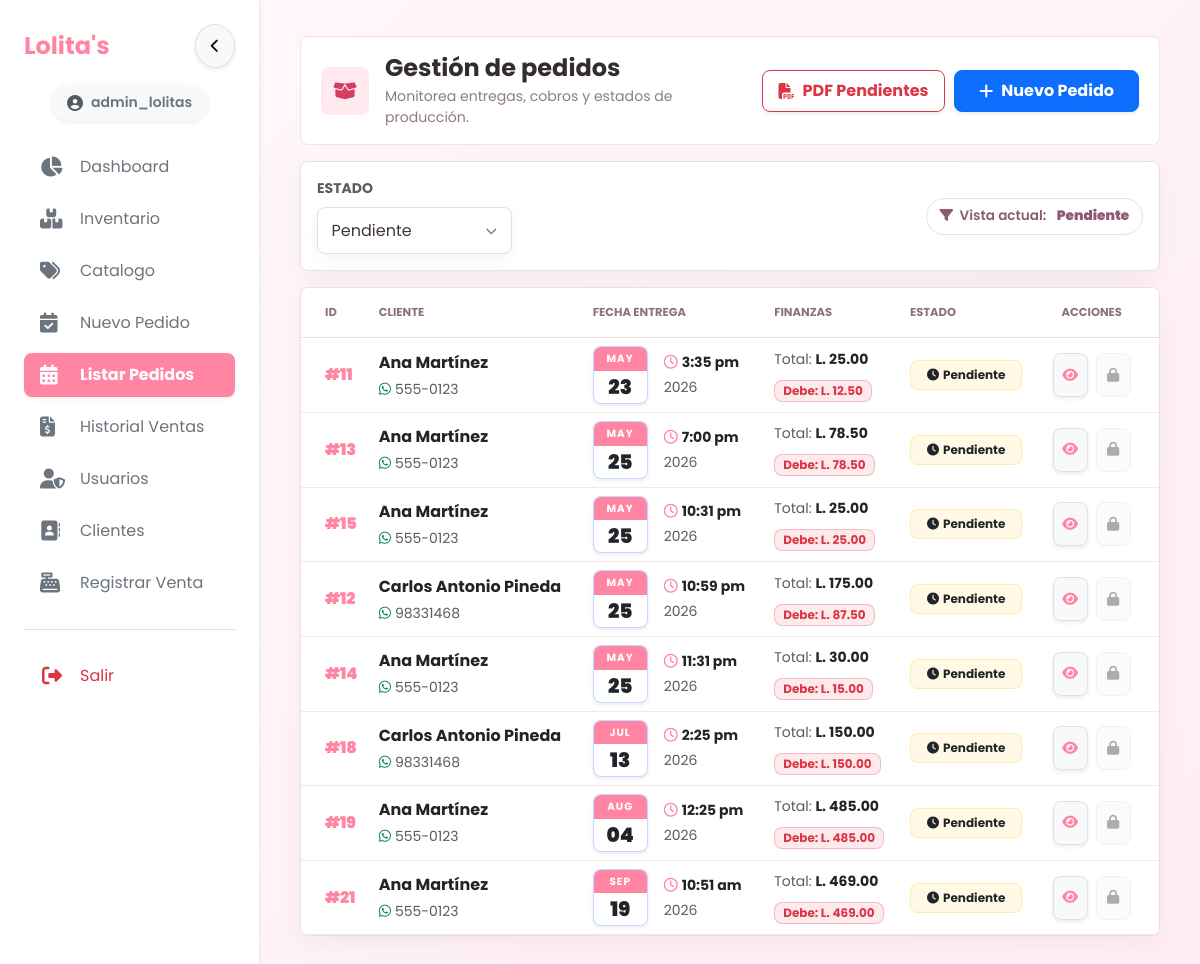
The page /index.php?view=pedidos-lista (signed in) on the database its author committed.
### tables this page shows
CREATE TABLE `pedidos` (
  `id_pedido` int NOT NULL AUTO_INCREMENT,
  `id_cliente` int NOT NULL,
  `id_sucursal` int NOT NULL,
  `id_usuario` int NOT NULL,
  `fecha_registro` timestamp NULL DEFAULT CURRENT_TIMESTAMP,
  `fecha_entrega` datetime NOT NULL,
  `estado` enum('Pendiente','Terminado','Entregado','Cancelado') NOT NULL DEFAULT 'Pendiente',
  `total_pedido` decimal(10,2) DEFAULT '0.00',
  `observaciones_generales` text,
  `monto_abonado` decimal(10,2) DEFAULT '0.00',
  `saldo_pendiente` decimal(10,2) DEFAULT '0.00',
  `estado_pago` enum('Pendiente','Abonado','Pagado') DEFAULT 'Pendiente',
  PRIMARY KEY (`id_pedido`),
  KEY `id_cliente` (`id_cliente`),
  KEY `id_usuario` (`id_usuario`),
  KEY `idx_pedidos_sucursal_estado_entrega` (`id_sucursal`,`estado`,`fecha_entrega`),
  KEY `idx_pedidos_sucursal_registro` (`id_sucursal`,`fecha_registro`),
  CONSTRAINT `pedidos_ibfk_1` FOREIGN KEY (`id_cliente`) REFERENCES `clientes` (`id_cliente`),
  CONSTRAINT `pedidos_ibfk_2` FOREIGN KEY (`id_sucursal`) REFERENCES `sucursales` (`id_sucursal`),
  CONSTRAINT `pedidos_ibfk_3` FOREIGN KEY (`id_usuario`) REFERENCES `usuarios` (`id_usuario`)
);

CREATE TABLE `clientes` (
  `id_cliente` int NOT NULL AUTO_INCREMENT,
  `nombre_completo` varchar(150) NOT NULL,
  `telefono` varchar(20) DEFAULT NULL,
  `email` varchar(100) DEFAULT NULL,
  `estado` enum('Activo','Inactivo') NOT NULL DEFAULT 'Activo',
  PRIMARY KEY (`id_cliente`),
  KEY `idx_clientes_estado_nombre` (`estado`,`nombre_completo`)
);

### app/Security/Auth.php (called while the page is built, shortened)
<?php
final class Auth
{
    public static function hasPermission(string $permission): bool
    {
        $role = (int) ($_SESSION['id_rol'] ?? 0);
        $permissions = isset($_SESSION['permissions']) && is_array($_SESSION['permissions'])
            ? $_SESSION['permissions']
            : (self::ROLE_PERMISSIONS[$role] ?? []);
        return in_array('*', $permissions, true) || in_array($permission, $permissions, true);
    }
    public static function allowedBranches(?string $permission = null): ?array
    {
        return self::sessionBranches();
    }
    private static function sessionBranches(): array
    {
        $branches = array_map('intval', $_SESSION['sucursales'] ?? []);
        $singleBranch = (int) ($_SESSION['id_sucursal'] ?? 0);
        return array_values(array_unique(array_filter($branches, static fn (int $id): bool => $id > 0)));
    }
}

### app/Security/OrderStatusPolicy.php (called while the page is built, shortened)
<?php
final class OrderStatusPolicy
{
    public static function filterStates(): array
    {
        return ['Todos', self::PENDING, self::FINISHED, self::DELIVERED];
    }
}

### app/Support/Env.php (called while the page is built, shortened)
<?php
final class Env
{
    public static function get(string $name, ?string $default = null): ?string
    {
        if (array_key_exists($name, $_ENV)) {
            return (string) $_ENV[$name];
        }
        $value = getenv($name);
        return $value === false ? $default : (string) $value;
    }
}

### app/core/Database.php (called while the page is built, shortened)
<?php
require_once __DIR__ . '/../bootstrap.php';
class Database
{
    public function getConnection(): PDO
    {
        $host = Env::get('DB_HOST', '127.0.0.1');
        $port = Env::get('DB_PORT', '3306');
        $database = Env::get('DB_DATABASE', 'lolitas_db');
        $username = Env::get('DB_USERNAME', 'root');
        $password = Env::get('DB_PASSWORD', '');
        $this->conn = new PDO(
            "mysql:host={$host};port={$port};dbname={$database};charset=utf8mb4",
            $username,
            $password,
            [
                PDO::ATTR_ERRMODE => PDO::ERRMODE_EXCEPTION,
                PDO::ATTR_DEFAULT_FETCH_MODE => PDO::FETCH_ASSOC,
                PDO::ATTR_EMULATE_PREPARES => false,
                PDO::ATTR_STRINGIFY_FETCHES => false,
            ]
        );
        $timezone = new DateTimeZone(date_default_timezone_get());
        $offset = (new DateTimeImmutable('now', $timezone))->format('P');
        $this->conn->exec('SET time_zone = ' . $this->conn->quote($offset));
        return $this->conn;
    }
}

### app/controllers/PedidoController.php (called while the page is built, shortened)
<?php
require_once __DIR__ . '/../core/Database.php';
final class PedidoController
{
    private PDO $db;
    public function __construct()
    {
        $this->db = (new Database())->getConnection();
    }
    public function listarTodos(string $estado = 'Todos'): array
    {
        $allowedStates = OrderStatusPolicy::filterStates();
        $conditions = [];
        $params = [];
        if ($estado !== 'Todos') {
            $conditions[] = 'p.estado = :estado';
            $params[':estado'] = $estado;
        }
        $scope = $this->branchScope('p.id_sucursal', Auth::allowedBranches('orders.view'), $params, 'list');
        if ($scope !== '') $conditions[] = substr($scope, 5);
        $sql = "SELECT p.*, c.nombre_completo AS nombre_cliente, c.telefono
                FROM pedidos p JOIN clientes c ON c.id_cliente = p.id_cliente";
        if ($conditions !== []) $sql .= ' WHERE ' . implode(' AND ', $conditions);
        $sql .= ' ORDER BY p.fecha_entrega ASC';
        $stmt = $this->db->prepare($sql);
        $stmt->execute($params);
        return $stmt->fetchAll(PDO::FETCH_ASSOC);
    }
    private function branchScope(string $column, ?array $allowed, array &$params, string $prefix): string
    {
        $holders = [];
        foreach ($allowed as $index => $branchId) {
            $key = ':' . $prefix . '_branch_' . $index;
            $holders[] = $key;
            $params[$key] = $branchId;
        }
        return ' AND ' . $column . ' IN (' . implode(',', $holders) . ')';
    }
}

### app/bootstrap.php (called while the page is built, shortened)
<?php
if (!function_exists('e')) {
    function e(mixed $value): string
    {
        return htmlspecialchars((string) $value, ENT_QUOTES | ENT_SUBSTITUTE, 'UTF-8');
    }
}

### views/pedidos/listar.php (the view, shortened to what this page needs)
<div class="container-fluid app-page p-2 p-md-4">
    <header class="app-page-header">
        <div class="app-page-header__main">
            <span class="app-page-header__icon" aria-hidden="true"><i class="fa-solid fa-box-open"></i></span>
            <div class="app-page-header__copy">
            <h2 class="app-page-header__title">Gestión de pedidos</h2>
            <p class="app-page-header__subtitle">Monitorea entregas, cobros y estados de producción.</p>
            </div>
        </div>
        <?php if (\App\Security\Auth::hasPermission('reports.view') || \App\Security\Auth::hasPermission('orders.create')): ?>
        <div class="app-page-header__actions page-actions">
            <?php if (\App\Security\Auth::hasPermission('reports.view')): ?>
            <a href="api.php?resource=pedidos&amp;action=reporte_pendientes" target="_blank" rel="noopener" class="btn btn-outline-danger rounded-pill shadow-sm px-3 transition-hover fw-bold d-flex align-items-center">
                <i class="fa-solid fa-file-pdf me-2"></i>PDF Pendientes
            </a>
            <?php endif; ?>
            <?php if (\App\Security\Auth::hasPermission('orders.create')): ?>
            <a href="index.php?view=pedidos-nuevo" class="btn btn-primary rounded-pill shadow-sm px-4 transition-hover fw-bold d-flex align-items-center">
                <i class="fa-solid fa-plus me-2"></i>Nuevo Pedido
            </a>
            <?php endif; ?>
        </div>
        <?php endif; ?>
    </header>
    <div class="app-toolbar">
            <div class="row g-3 align-items-center">
                <div class="col-12 col-md-3">
                    <label class="small text-muted fw-bold text-uppercase tracking-wide mb-2 d-block" for="filtroEstadoPedido">Estado</label>
                </div>
                <div class="col-12 col-md-9">
                    <div class="d-flex flex-wrap gap-2 align-items-center justify-content-md-end">
                        <span class="chip-pill"><i class="fa-solid fa-filter"></i> Vista actual: <strong class="ms-1"><?= htmlspecialchars($filtro_estado) ?></strong></span>
                    </div>
                </div>
            </div>
    </div>
    <div class="card app-panel overflow-hidden mb-4">
        <div class="table-responsive">
            <table class="table table-hover align-middle mb-0 mobile-card-table orders-main-table">
                <thead class="bg-light">
                    <tr class="text-muted small text-uppercase tracking-wide">
                        <th class="ps-4 py-3">ID</th>
                        <th class="py-3">Cliente</th>
                        <th class="py-3">Fecha Entrega</th>
                        <th class="py-3">Finanzas</th>
                        <th class="py-3">Estado</th>
                        <th class="text-center py-3 pe-4">Acciones</th>
                    </tr>
                </thead>
                <tbody class="border-top-0">
                    <?php foreach($listado as $ped): ?>
                    <tr class="bg-white">
                        <td class="ps-4 fw-black text-primary fs-6" data-label="ID">#<?= $ped['id_pedido'] ?></td>
                        <td data-label="Cliente">
                            <div class="fw-bold text-dark fs-6"><?= htmlspecialchars($ped['nombre_cliente']) ?></div>
                            <div class="small text-muted mt-1">
                                <a href="https://wa.me/504<?= preg_replace('/\D+/', '', (string) $ped['telefono']) ?>" target="_blank" rel="noopener" class="text-decoration-none text-muted transition-hover d-inline-block">
                                    <i class="fa-brands fa-whatsapp text-success me-1"></i><?= e($ped['telefono']) ?>
                                </a>
                            </div>
                        </td>
                        <td data-label="Entrega">
                            <div class="d-flex align-items-center">
                                <div class="border border-primary border-opacity-25 rounded-3 text-center me-3 shadow-sm bg-white" style="min-width: 55px; overflow: hidden;">
                                    <div class="small fw-bold text-uppercase bg-primary text-white py-1" style="font-size: 0.65rem; letter-spacing: 1px;">
                                        <?= date('M', strtotime($ped['fecha_entrega'])) ?>
                                    </div>
                                    <div class="h5 fw-black mb-0 py-1 text-dark">
                                        <?= date('d', strtotime($ped['fecha_entrega'])) ?>
                                    </div>
                                </div>
                                <div>
                                    <div class="small fw-bold text-dark mb-1">
                                        <i class="fa-regular fa-clock text-primary me-1"></i><?= date('g:i a', strtotime($ped['fecha_entrega'])) ?>
                                    </div>
                                    <div class="small text-muted"><?= date('Y', strtotime($ped['fecha_entrega'])) ?></div>
                                </div>
                            </div>
                        </td>
                        <td data-label="Finanzas">
                            <div class="small mb-2 text-muted">Total: <strong class="text-dark">L. <?= number_format($ped['total_pedido'], 2) ?></strong></div>
                            <?php if($ped['saldo_pendiente'] > 0): ?>
                                <span class="badge bg-danger bg-opacity-10 text-danger border border-danger border-opacity-25 rounded-pill px-2 py-1">
                                    Debe: L. <?= number_format($ped['saldo_pendiente'], 2) ?>
                                </span>
                            <?php else: ?>
                                <span class="badge bg-success bg-opacity-10 text-success border border-success border-opacity-25 rounded-pill px-2 py-1">
                                    <i class="fa-solid fa-check-double me-1"></i>Pagado
                                </span>
                            <?php endif; ?>
                        </td>
                        <td data-label="Estado">
                            <?php
                            $statusConfig = [
                                'Pendiente' => ['bg' => 'bg-warning', 'text' => 'text-dark', 'border' => 'border-warning', 'icon' => 'fa-clock'],
                                'Terminado' => ['bg' => 'bg-success', 'text' => 'text-success', 'border' => 'border-success', 'icon' => 'fa-check'],
                                'Entregado' => ['bg' => 'bg-secondary', 'text' => 'text-secondary', 'border' => 'border-secondary', 'icon' => 'fa-box-archive'],
                                'Cancelado' => ['bg' => 'bg-danger', 'text' => 'text-danger', 'border' => 'border-danger', 'icon' => 'fa-xmark']
                            ];
                            $conf = $statusConfig[$ped['estado']] ?? ['bg' => 'bg-light', 'text' => 'text-dark', 'border' => 'border-dark', 'icon' => 'fa-circle'];
                            ?>
                            <span class="badge <?= $conf['bg'] ?> bg-opacity-10 <?= $conf['text'] ?> border <?= $conf['border'] ?> border-opacity-25 rounded-pill px-3 py-2 fw-bold">
                                <i class="fa-solid <?= e($conf['icon']) ?> me-1"></i><?= e($ped['estado']) ?>
                            </span>
                        </td>
                        <td class="text-center pe-4" data-label="Acciones">
                            <div class="d-flex justify-content-center gap-2">
                                <button class="btn btn-sm btn-light text-primary rounded-circle shadow-sm border transition-hover" style="width: 35px; height: 35px;" data-bs-toggle="modal" data-bs-target="#modalDetalle<?= $ped['id_pedido'] ?>" title="Ver Detalles">
                                    <i class="fa-solid fa-eye"></i>
                                </button>
                                <?php
                                $transiciones = [];
                                $puedoGestionar = $transiciones !== [];
                                ?>
                                <?php if ($puedoGestionar): ?>
                                    <button class="btn btn-sm btn-light text-dark rounded-circle shadow-sm border transition-hover" style="width: 35px; height: 35px;"
                                            onclick='gestionarPedido(<?= (int) $ped['id_pedido'] ?>, <?= json_encode($ped['estado'], JSON_HEX_TAG | JSON_HEX_APOS | JSON_HEX_QUOT | JSON_HEX_AMP) ?>, <?= (float) $ped['saldo_pendiente'] ?>, <?= json_encode($transiciones, JSON_HEX_TAG | JSON_HEX_APOS | JSON_HEX_QUOT | JSON_HEX_AMP) ?>)'
                                            title="Gestionar Estado">
                                        <i class="fa-solid fa-gear"></i>
                                    </button>
                                <?php else: ?>
                                    <button class="btn btn-sm btn-light text-muted rounded-circle border opacity-50" style="width: 35px; height: 35px; cursor: not-allowed;" title="No disponible">
                                        <i class="fa-solid fa-lock"></i>
                                    </button>
                                <?php endif; ?>
                            </div>
                        </td>
                    </tr>
                    <?php endforeach; ?>
                </tbody>
            </table>
        </div>
    </div>
</div>
<link rel="stylesheet" href="css/views/pedidos-lista.css?v=<?= filemtime(__DIR__ . '/../../public/css/views/pedidos-lista.css') ?>">

### rows shown on the page
pedidos: id_pedido "11", id_cliente.nombre_completo "Ana Martínez", id_cliente.telefono "555-0123", fecha_entrega "MAY", fecha_entrega "23", fecha_entrega "3:35 pm", fecha_entrega "2026", total_pedido "25.00", saldo_pendiente "12.50", estado "Pendiente"
pedidos: id_pedido "13", id_cliente.nombre_completo "Ana Martínez", id_cliente.telefono "555-0123", fecha_entrega "MAY", fecha_entrega "25", fecha_entrega "7:00 pm", fecha_entrega "2026", total_pedido "78.50", saldo_pendiente "78.50", estado "Pendiente"
pedidos: id_pedido "15", id_cliente.nombre_completo "Ana Martínez", id_cliente.telefono "555-0123", fecha_entrega "MAY", fecha_entrega "25", fecha_entrega "10:31 pm", fecha_entrega "2026", total_pedido "25.00", saldo_pendiente "25.00", estado "Pendiente"
pedidos: id_pedido "12", id_cliente.nombre_completo "Carlos Antonio Pineda", id_cliente.telefono "98331468", fecha_entrega "MAY", fecha_entrega "25", fecha_entrega "10:59 pm", fecha_entrega "2026", total_pedido "175.00", saldo_pendiente "87.50", estado "Pendiente"
pedidos: id_pedido "14", id_cliente.nombre_completo "Ana Martínez", id_cliente.telefono "555-0123", fecha_entrega "MAY", fecha_entrega "25", fecha_entrega "11:31 pm", fecha_entrega "2026", total_pedido "30.00", saldo_pendiente "15.00", estado "Pendiente"
pedidos: id_pedido "18", id_cliente.nombre_completo "Carlos Antonio Pineda", id_cliente.telefono "98331468", fecha_entrega "JUL", fecha_entrega "13", fecha_entrega "2:25 pm", fecha_entrega "2026", total_pedido "150.00", saldo_pendiente "150.00", estado "Pendiente"
pedidos: id_pedido "19", id_cliente.nombre_completo "Ana Martínez", id_cliente.telefono "555-0123", fecha_entrega "AUG", fecha_entrega "04", fecha_entrega "12:25 pm", fecha_entrega "2026", total_pedido "485.00", saldo_pendiente "485.00", estado "Pendiente"
pedidos: id_pedido "21", id_cliente.nombre_completo "Ana Martínez", id_cliente.telefono "555-0123", fecha_entrega "SEP", fecha_entrega "19", fecha_entrega "10:51 am", fecha_entrega "2026", total_pedido "469.00", saldo_pendiente "469.00", estado "Pendiente"

### other values the page prints
$_SESSION['username'] "admin_lolitas"
$filtro_estado "Pendiente"
